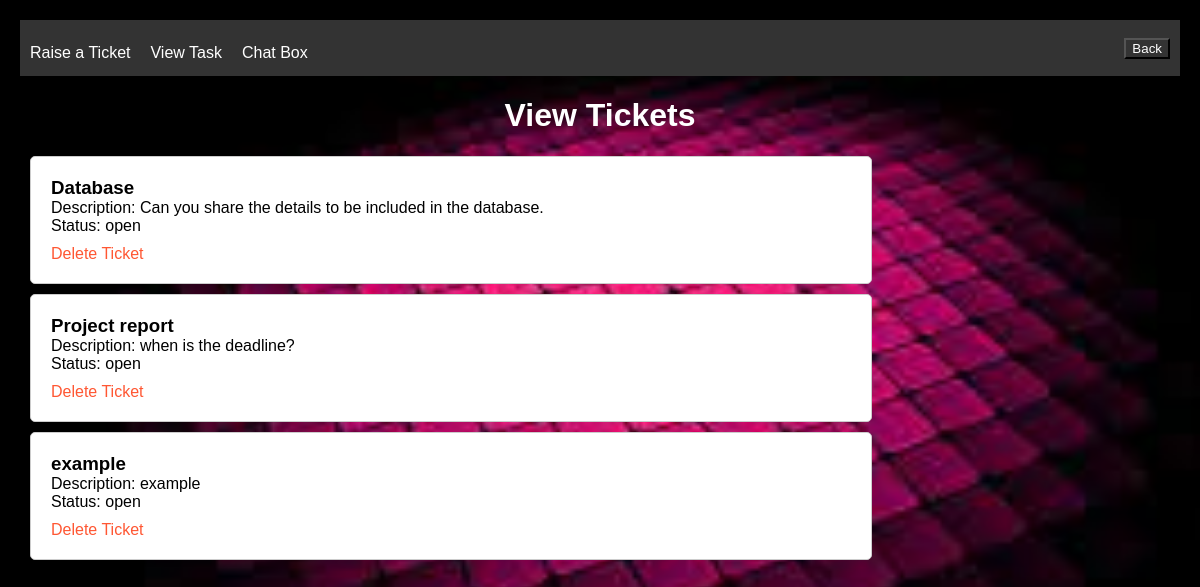
/user/ticket.php?varname=Charishma, run on the app's committed database.
### tables this page shows
CREATE TABLE `tickets` (
  `title` varchar(100) NOT NULL,
  `description` varchar(200) NOT NULL,
  `status` varchar(100) NOT NULL,
  `ticket_id` int(11) NOT NULL,
  `username` varchar(50) NOT NULL
);

### user/ticket.php (the view, shortened to what this page needs)
<!DOCTYPE html>
<html>
<head>
</head>
<body>
<div class="topnav">
    <a href="create_ticket.php?varname=<?php echo $_GET['varname'] ?>">Raise a Ticket</a>
    <br>
    <br>
    <a href="index.php?varname=<?php echo $_GET['varname'] ?>">View Task</a>
    <br>
    <br>
    <a href="../chat.php?varname=<?php echo $_GET['varname'] ?>">Chat Box</a>
    <button id="backButton" class="back">Back</button>
</div>
    <h1>View Tickets</h1>
    <?php
    $conn = mysqli_connect("localhost", "root", "", "miniproject");
    $username = $_GET['varname'];
    $sql = "SELECT * FROM tickets WHERE username = '$username'";
    $result = mysqli_query($conn, $sql);
    if (mysqli_num_rows($result) > 0) {
        while ($row = mysqli_fetch_assoc($result)) {
            echo '<div class="card">';
            echo '<h3>' . $row['title'] . '</h3>';
            echo '<p>Description: ' . $row['description'] . '</p>';
            echo '<p>Status: ' . $row['status'] . '</p>';
            echo '<a href="?varname=' . $username . '&delete_ticket_id=' . $row['ticket_id'] . '">Delete Ticket</a>';
            echo '</div>';
        }
    } else {
        echo "<p>No tickets found.</p>";
    }
    ?>
</body>
</html>

### user/ticket.php (style rules this page uses)
body { font-family: Arial, sans-serif; background-color: #c093b2; margin: 0; padding: 20px; background-image: url('../images\ \(3\).jpeg'); background-size: cover; background-repeat: no-repeat; background-attachment: fixed; }
h1 { text-align: center; color: #fff; }
.card { background-color: #fff; padding: 20px; margin: 10px; border: 1px solid #ccc; border-radius: 5px;width: 800px; }
h3 { margin: 0; }
p { margin: 0; }
a { color: #ff5733; text-decoration: none; margin-top: 10px; display: inline-block; }
h1 { text-align: center; }
.back { margin-left: auto; }
.topnav { background-color: #333; color: white; padding: 10px; display: flex; justify-content: space-between; align-items: center; margin-bottom: 20px; }
.topnav a { color: white; text-decoration: none; margin-right: 20px; }
.back { margin-left: auto; background-color: transparent; color: #fff; }

### data on the page
tickets: title "Database", description "Can you share the details to be included in the database.", status "open"
tickets: title "Project report", description "when is the deadline?", status "open"
tickets: title "example", description "example", status "open"
